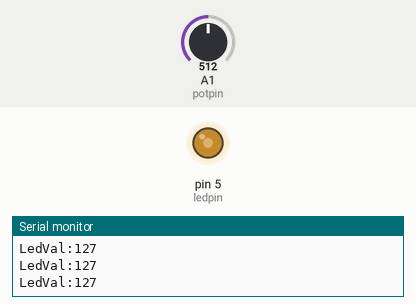
Bench run of a sketch on a simulated Arduino Uno, built with avr-gcc and run on an emulated ATmega328P. Parts: output pins drawn as LEDs (lit = HIGH), the last lines printed to the serial monitor. The test bench sets the inputs (shaded band); at power-on: A1 (potpin) = 512.

Above: at 1.3 s.
1.4 s: A1 (potpin) set to 716
At 2.3 s:
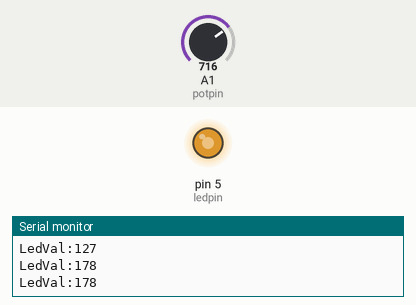
3.0 s: A1 (potpin) set to 900
At 3.5 s:
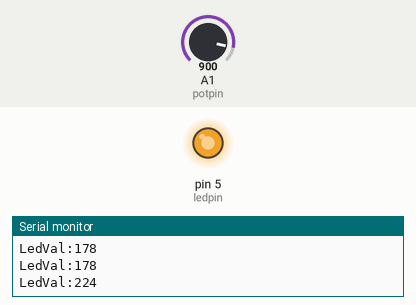
4.5 s: A1 (potpin) set to 122
At 5.7 s:
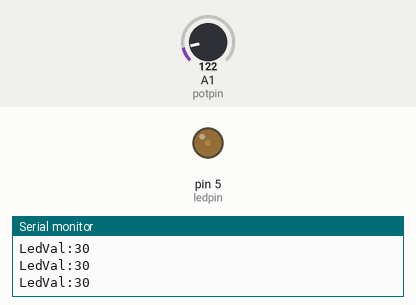
6.0 s: A1 (potpin) set to 0
At 7.0 s:
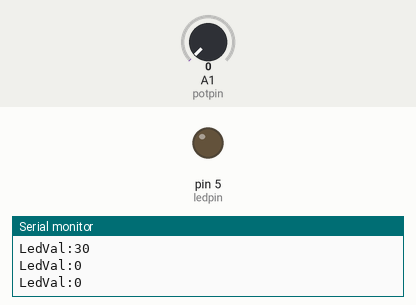
7.5 s: A1 (potpin) set to 511
At 8.2 s:
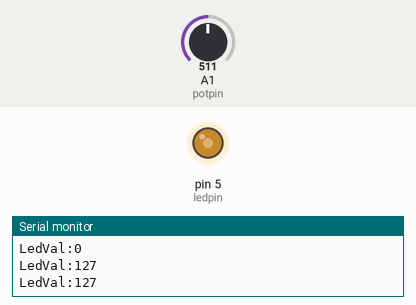
Timing chart, 0 to 10.0 s (numbered marks = the images above; inputs shaded):
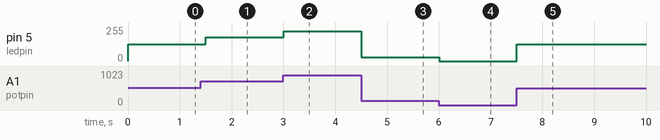

The sketch:

Dimmable_LED_Project.ino
```cpp
int potpin=A1;
int ledpin=5;
int potval;
int ledval;
int delayT=500;
void setup(){
  pinMode(potpin,INPUT);
  pinMode(ledpin,OUTPUT);
  Serial.begin(9600);
}
void loop(){
  potval=analogRead(potpin);
  ledval=(255./1023.)*potval;
  Serial.print("LedVal:");
  Serial.println(ledval);
  analogWrite(ledpin,ledval);
  delay(delayT);
}
```

Measured:
- after the input at 1.4 s, pin 5 (ledpin): 127/255 → 178/255 after 0.10 s
- after the input at 3.0 s, pin 5 (ledpin): 178/255 → 224/255 at once
- after the input at 4.5 s, pin 5 (ledpin): 224/255 → 30/255 at once
- after the input at 6.0 s, pin 5 (ledpin): 30/255 → 0/255 at once
- after the input at 7.5 s, pin 5 (ledpin): 0/255 → 127/255 at once
